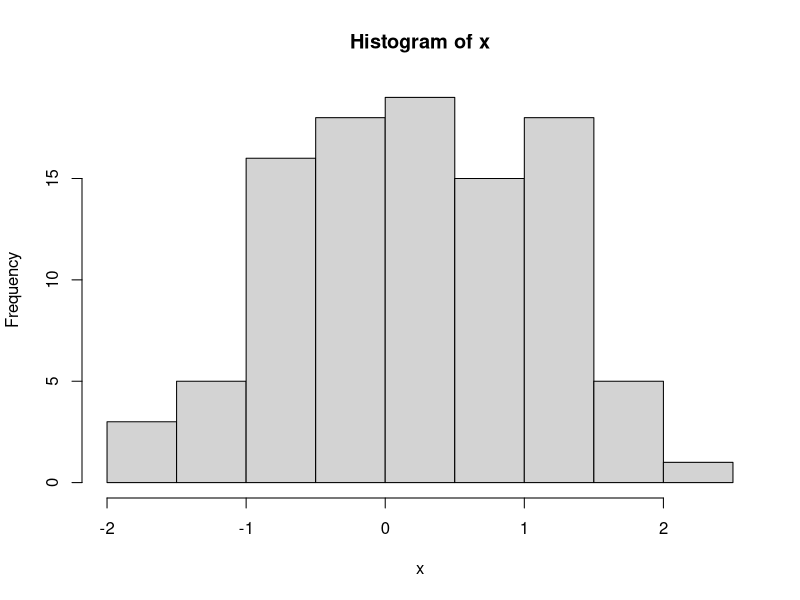
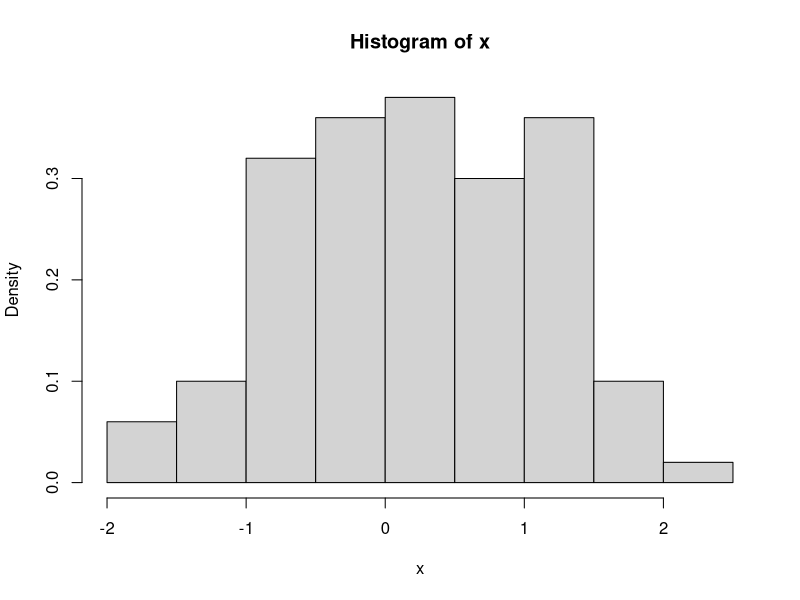
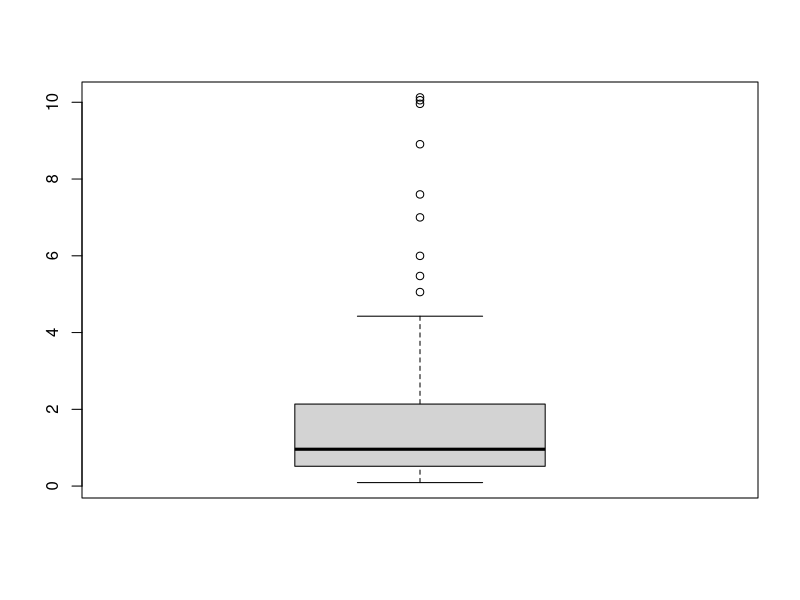
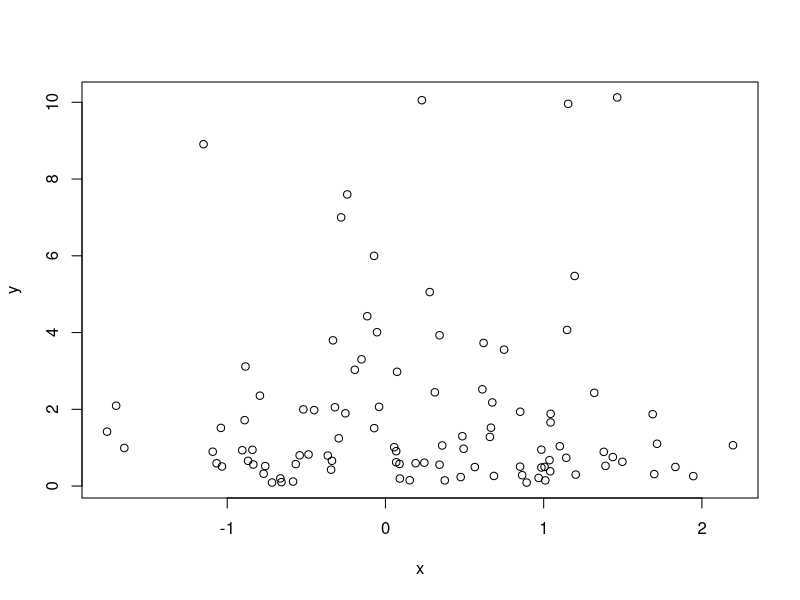
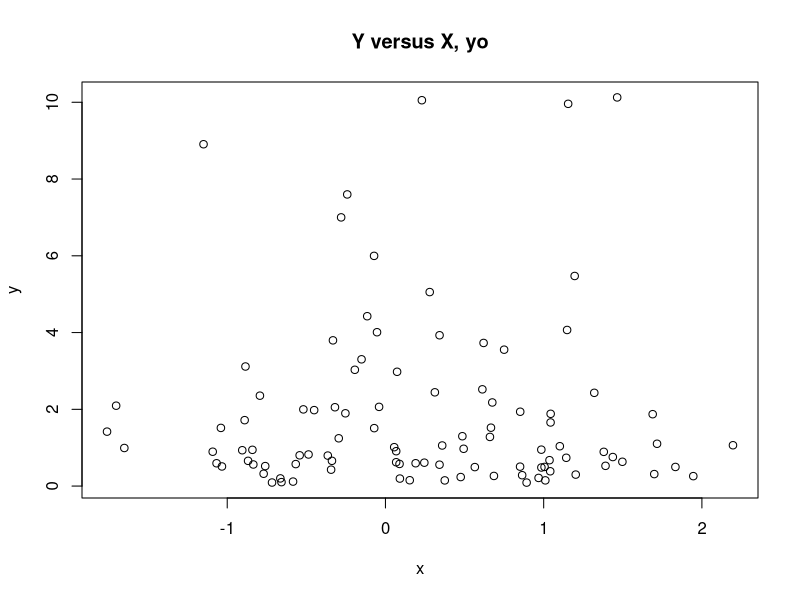
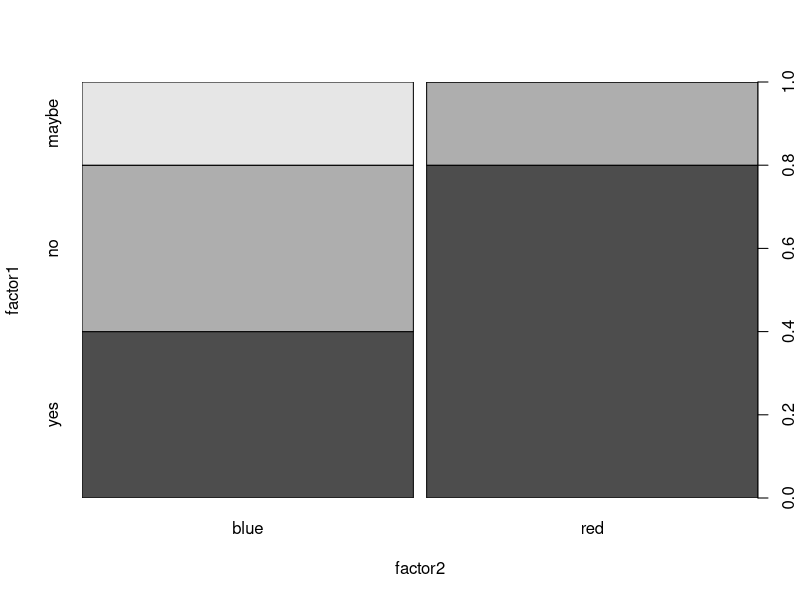

These figures' R source, in order:
# R has a really powerful base plotting system.
# We're going to go over the most basic of these options
# In a later session, we'll go over another way to do it

#generate some random data to plot
x <- rnorm(100)
y <- rlnorm(100)

# my favorite plot: the histogram
hist(x)

  # to get the percentages
  hist(x, freq=FALSE)

# sometimes boxplots are very insightful... those outliers!
boxplot(y)

# another doozy, the scatterplot
plot(y~x)              #yes, the tilde is important

  # add a basic title
  plot(y~x, main="Y versus X, yo")
  

# mosaic plot: you can use the plot function for two factors
factor1 <- as.factor(c("yes","yes","maybe","yes","yes","yes","no","no","yes","no"))
factor2 <- as.factor(c("red","red","blue","red","blue","red","blue","blue","blue","red"))
plot(factor1~factor2)
